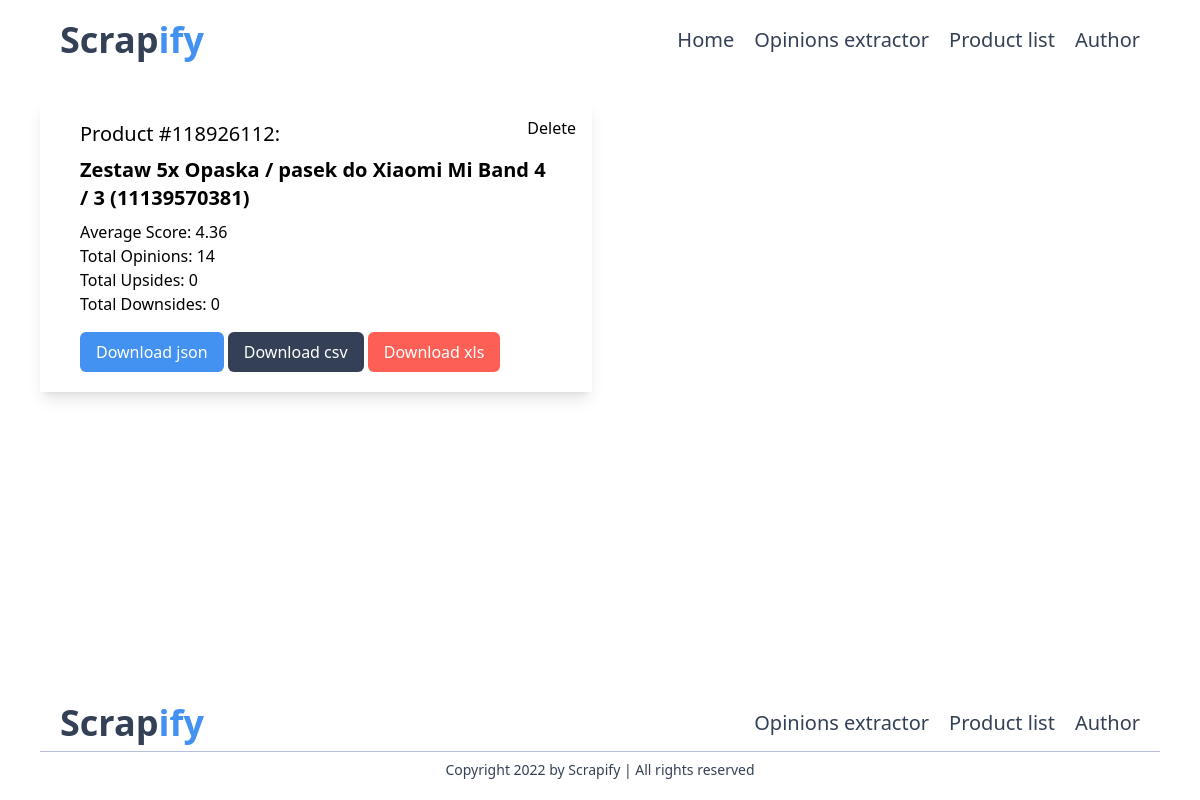
The app's page /products-list, older data.
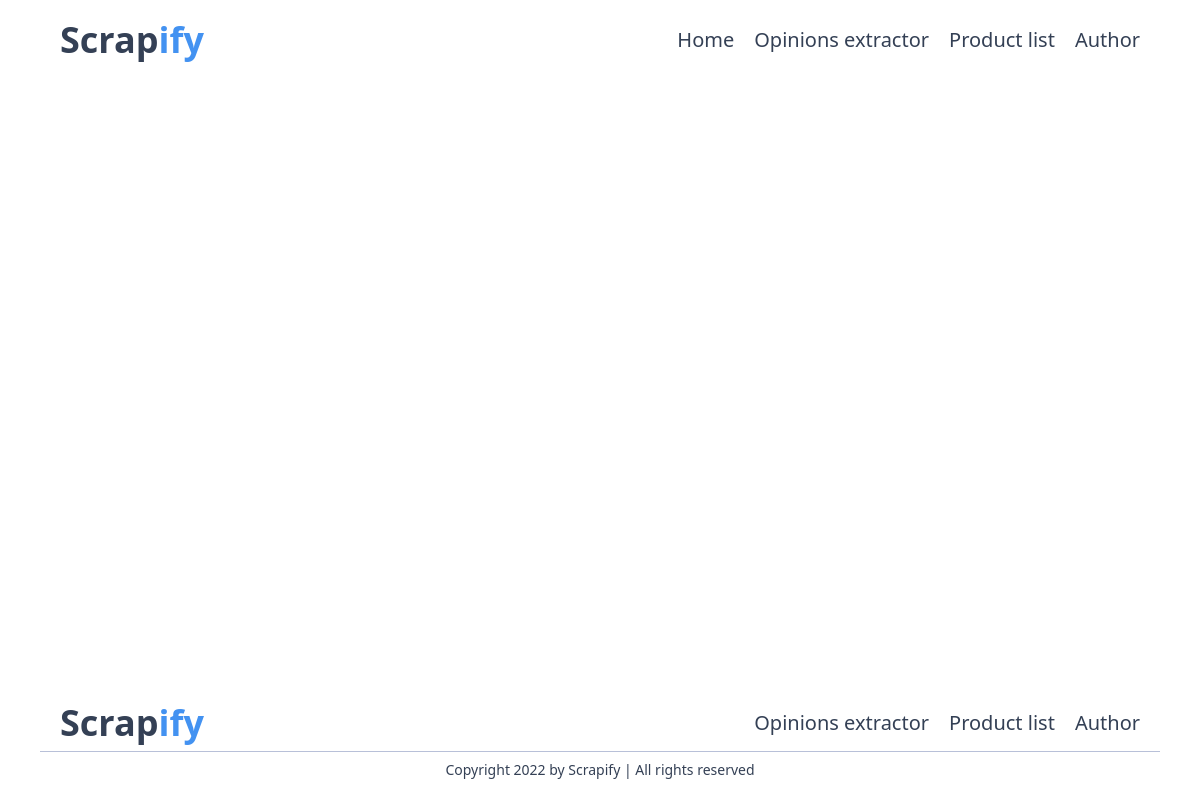
The same page, newer data.
### app.py (models this page shows, shortened)
class CeneoProduct(db.Model):
  id = db.Column(db.String(20), nullable=False, primary_key=True)
  name = db.Column(db.String(50), nullable=False)
  averageScore = db.Column(db.String(10))
  opinions = db.Column(db.String())
  dateCreated = db.Column(db.DateTime, default=datetime.utcnow)

### app.py (the view)
@app.route("/products-list")
def productsList():
  try:
    productsFromDb = CeneoProduct.query.order_by(CeneoProduct.dateCreated).all()
    productsInfos = []
    for productFromDb in productsFromDb:
      product = Product(productFromDb.id, productFromDb.name, productFromDb.averageScore)
      product.setOpinionsFromJson(productFromDb.opinions)
      productsInfos.append(product.getProductDetails())
    return render_template("productList.html", productsInfos=productsInfos)
  except:
    return redirect(url_for('error404', error="There was an issue in loading products!"))

### opinion.py (called while the page is built)
  def getOpinionDictionary(self):
    opinionDictionary = {
      "id": self.id,
      "author": self.author,
      "recommendation": self.recommendation,
      "score": self.score,
      "isPurchaseConfirmed": self.isPurchaseConfirmed,
      "dateOpinionWritten": self.dateOpinionWritten,
      "dateProductBought": self.dateProductBought,
      "votesYes": self.votesYes,
      "votesNo": self.votesNo,
      "content": self.content,
      "upsides": self.upsides,
      "downsides": self.downsides
    }
    return opinionDictionary

### product.py (called while the page is built)
  def getOpinionsDictionaryList(self):
      opinionsDictionaryList = []
      for opinion in self.opinions:
        opinionsDictionaryList.append(opinion.getOpinionDictionary())
      return opinionsDictionaryList

  def getOpinionsJson(self):
    return json.dumps(self.getOpinionsDictionaryList(), indent=4)

  def setOpinionsFromJson(self, jsonOpinions):
    opinions = []
    for opinion in json.loads(jsonOpinions):
      opinions.append(Opinion(*opinion.values()))
    self.opinions = opinions

  def getProductDetails(self):
    df = pd.read_json(self.getOpinionsJson())
    upsidesCount = 0
    downsidesCount = 0
    for row in df['upsides']:
      if row:
        upsidesCount += len(row.split(','))
    for row in df['downsides']:
      if row:
        downsidesCount += len(row.split(','))
    return {
      "id": self.id,
      "name": self.name,
      "averageScore": self.averageScore,
      "opinionsCount": len(self.opinions),
      "upsidesCount": upsidesCount,
      "downsidesCount": downsidesCount
    }

### templates/productList.html (shortened to what this page needs)
{% extends 'base.html'%}  {% block body %}
<div class="grid sm:grid-cols-2 2xl:grid-cols-3 gap-4 h-max py-10">
	{% for productInfo in productsInfos %}
	<div class="bg-[#ffffff] shadow-lg px-10 py-5 relative h-[100%]">
		<a
			href="/delete/{{productInfo.id}}"
			class="absolute top-4 right-4 hover:text-[#FE5F55] transition-all duration-200"
			>Delete</a
		>
		<div class="text-xl flex flex-col">
			Product #{{productInfo.id}}:
			<a
				href="/product/{{productInfo.id}}"
				class="font-bold py-2 hover:text-[#4392F1] transition-all duration-200"
				>{{productInfo.name}}</a
			>
		</div>
		<div class="flex flex-col font-light">
			<span>Average Score: {{productInfo.averageScore}}</span>
			<span>Total Opinions: {{productInfo.opinionsCount}}</span>
			<span>Total Upsides: {{productInfo.upsidesCount}}</span>
			<span>Total Downsides: {{productInfo.downsidesCount}}</span>
		</div>
		<div>
			<a
				class="bg-[#4392F1] py-2 px-4 text-md text-[#ffffff] rounded-md inline-block mt-4 active:scale-90 transition-all duration-200"
				href="/download-json/{{productInfo.id}}"
				>Download json</a
			>
			<a
				class="bg-[#344055] py-2 px-4 text-md text-[#ffffff] rounded-md inline-block mt-4 active:scale-90 transition-all duration-200"
				href="/download-csv/{{productInfo.id}}"
				>Download csv</a
			>
			<a
				class="bg-[#FE5F55] py-2 px-4 text-md text-[#ffffff] rounded-md inline-block mt-4 active:scale-90 transition-all duration-200"
				href="/download-xlsx/{{productInfo.id}}"
				>Download xls</a
			>
		</div>
	</div>
	{%endfor%}
</div>
<div class="grow"></div>
{% endblock %}

### templates/base.html (shortened to what this page needs)
<!DOCTYPE html>
<html lang="en">
	<head>
		<script src="https://cdn.tailwindcss.com"></script>
		<link
			rel="stylesheet"
			href="{{url_for('static', filename='css/styles.css')}}"
		/>
	</head>
	<body class="sm:px-10 py-5 flex flex-col  min-h-screen">
		<header class="flex sm:justify-between sm:flex-row flex-col items-center px-5">
			<div class="text-[#344055] text-4xl font-semibold">
				<a href="/">Scrap<span class="text-[#4392F1]">ify</span></a>
			</div>
			<nav>
				<ul class="flex sm:flex-row flex-col items-center text-xl text-[#344055] ">
					<li class="sm:mr-5 hover:text-[#4392F1] transition-all duration-200"><a href="/">Home</a></li>
					<li class="sm:mr-5 hover:text-[#4392F1] transition-all duration-200"><a href="/extraction">Opinions extractor</a</li>
					<li class="sm:mr-5 hover:text-[#4392F1] transition-all duration-200"><a href="/products-list">Product list</a</li>
					<li class="hover:text-[#4392F1] transition-all duration-200""><a href="/author">Author</a></li>
				</ul>
			</nav>
		</header>
		{% block body %}{% endblock %}
    <footer>
      <div class="flex sm:justify-between sm:flex-row flex-col items-center border-b border-[#B8C0D8] pb-2">
        <div class="text-[#344055] text-4xl font-semibold sm:pl-5">
          <a href="/">Scrap<span class="text-[#4392F1]">ify</span></a>
        </div>
        <nav class="sm:pr-5">
          <ul class="flex sm:flex-row flex-col items-center text-xl text-[#344055]">
            <li class="sm:mr-5 hover:text-[#4392F1] transition-all duration-200"><a href="/extraction">Opinions extractor</a</li>
            <li class="sm:mr-5 hover:text-[#4392F1] transition-all duration-200"><a href="/products-list">Product list</a</li>
            <li class="hover:text-[#4392F1] transition-all duration-200""><a href="/author">Author</a></li>
          </ul>
        </nav>
      </div>
      <div class="text-sm text-[#344055] font-light text-center mt-2">
        Copyright 2022 by Scrapify | All rights reserved
      </div>
    </footer>
	</body>
</html>

Row changes from the older to the newer data that the page shows:
removed CeneoProduct: id "118926112", name "Zestaw 5x Opaska / pasek do Xiaomi Mi Band 4 / 3 (11139570381)", averageScore "4.36", opinionsCount "14", upsidesCount "0", downsidesCount "0"
